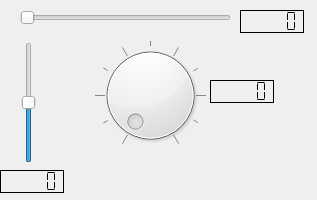
<?xml version="1.0" encoding="UTF-8"?>
<ui version="4.0">
 <class>MainWindow</class>
 <widget class="QMainWindow" name="MainWindow">
  <property name="geometry">
   <rect>
    <x>0</x>
    <y>0</y>
    <width>317</width>
    <height>200</height>
   </rect>
  </property>
  <property name="windowTitle">
   <string>MainWindow</string>
  </property>
  <widget class="QWidget" name="centralwidget">
   <widget class="QSlider" name="Hslider">
    <property name="geometry">
     <rect>
      <x>20</x>
      <y>10</y>
      <width>211</width>
      <height>16</height>
     </rect>
    </property>
    <property name="value">
     <number>0</number>
    </property>
    <property name="sliderPosition">
     <number>0</number>
    </property>
    <property name="tracking">
     <bool>true</bool>
    </property>
    <property name="orientation">
     <enum>Qt::Horizontal</enum>
    </property>
    <property name="tickPosition">
     <enum>QSlider::NoTicks</enum>
    </property>
   </widget>
   <widget class="QDial" name="dial">
    <property name="geometry">
     <rect>
      <x>80</x>
      <y>40</y>
      <width>141</width>
      <height>111</height>
     </rect>
    </property>
    <property name="maximum">
     <number>50</number>
    </property>
    <property name="pageStep">
     <number>2</number>
    </property>
    <property name="notchTarget">
     <double>10.000000000000000</double>
    </property>
    <property name="notchesVisible">
     <bool>true</bool>
    </property>
   </widget>
   <widget class="QLCDNumber" name="lcdH">
    <property name="geometry">
     <rect>
      <x>240</x>
      <y>10</y>
      <width>64</width>
      <height>23</height>
     </rect>
    </property>
    <property name="frameShadow">
     <enum>QFrame::Plain</enum>
    </property>
    <property name="segmentStyle">
     <enum>QLCDNumber::Flat</enum>
    </property>
   </widget>
   <widget class="QLCDNumber" name="lcdDial">
    <property name="geometry">
     <rect>
      <x>210</x>
      <y>80</y>
      <width>64</width>
      <height>23</height>
     </rect>
    </property>
    <property name="sizePolicy">
     <sizepolicy hsizetype="Minimum" vsizetype="Maximum">
      <horstretch>0</horstretch>
      <verstretch>0</verstretch>
     </sizepolicy>
    </property>
    <property name="frameShadow">
     <enum>QFrame::Plain</enum>
    </property>
    <property name="segmentStyle">
     <enum>QLCDNumber::Flat</enum>
    </property>
   </widget>
   <widget class="QLCDNumber" name="lcdV">
    <property name="geometry">
     <rect>
      <x>0</x>
      <y>170</y>
      <width>64</width>
      <height>23</height>
     </rect>
    </property>
    <property name="sizePolicy">
     <sizepolicy hsizetype="Maximum" vsizetype="Maximum">
      <horstretch>0</horstretch>
      <verstretch>0</verstretch>
     </sizepolicy>
    </property>
    <property name="frameShadow">
     <enum>QFrame::Plain</enum>
    </property>
    <property name="segmentStyle">
     <enum>QLCDNumber::Flat</enum>
    </property>
   </widget>
   <widget class="QSlider" name="Vslider">
    <property name="geometry">
     <rect>
      <x>21</x>
      <y>42</y>
      <width>16</width>
      <height>121</height>
     </rect>
    </property>
    <property name="layoutDirection">
     <enum>Qt::RightToLeft</enum>
    </property>
    <property name="minimum">
     <number>-100</number>
    </property>
    <property name="maximum">
     <number>100</number>
    </property>
    <property name="orientation">
     <enum>Qt::Vertical</enum>
    </property>
   </widget>
  </widget>
 </widget>
 <resources/>
 <connections/>
</ui>
